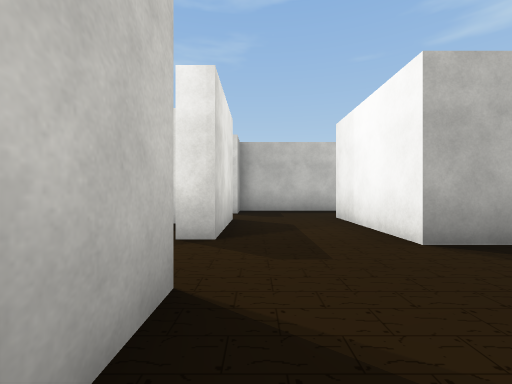
View 1 (above)

21 first-person views from a walk through a Unity game level. The camera is 1.2 m above the floor, looks level and sees 90° across. Doors are open. The floor is counted in squares, 2 m on a side. Each view is taken from the middle of a square. On the plan, view 1 faces up. The plan holds only what a view shows up to about 9 squares ahead; the rest is blank. The place goes on beyond the plan. The player is left out. Some surface patterns are stand-ins.

View 2
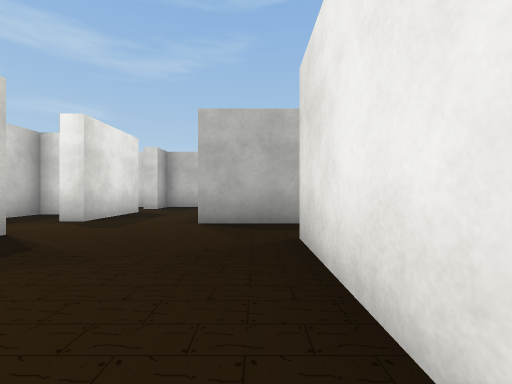

View 3
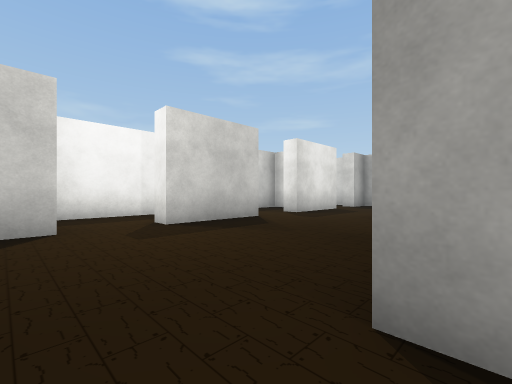

View 4
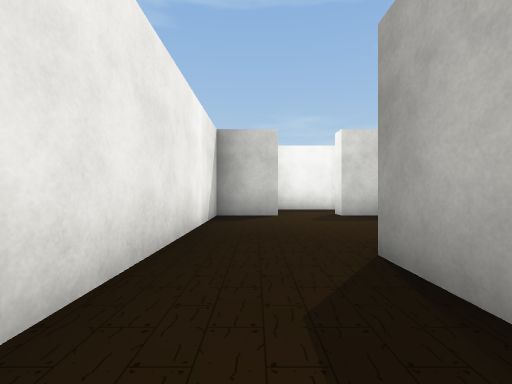

View 5
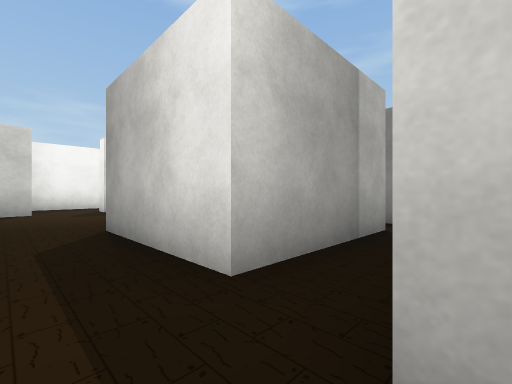

View 6
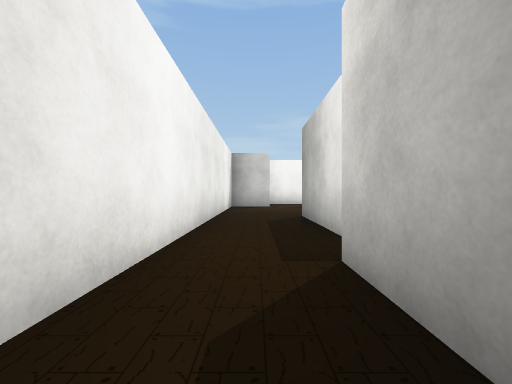

View 7
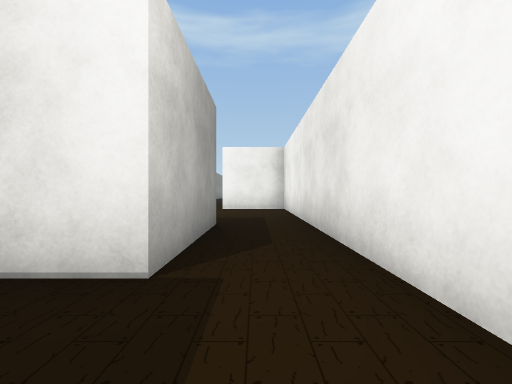

View 8
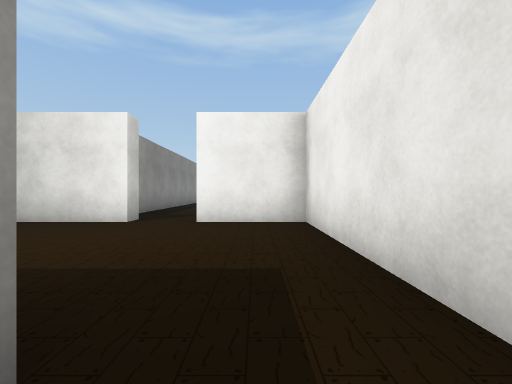

View 9
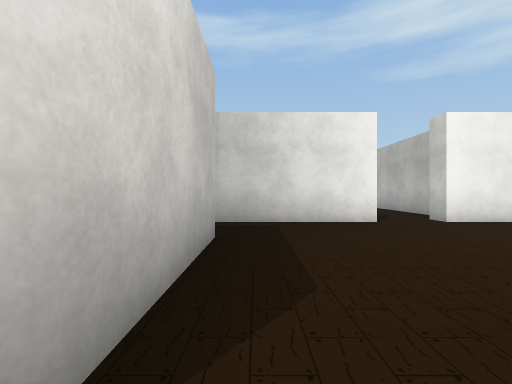

View 10
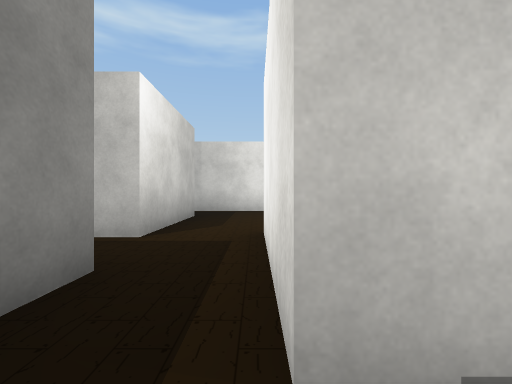

View 11
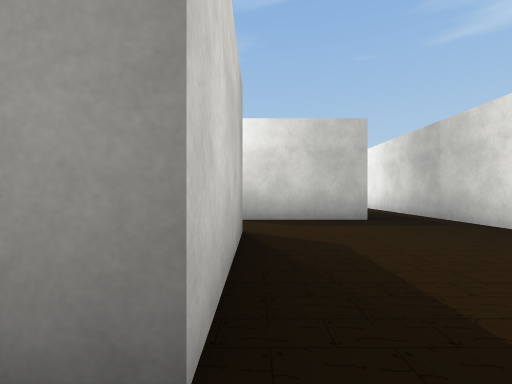

View 12
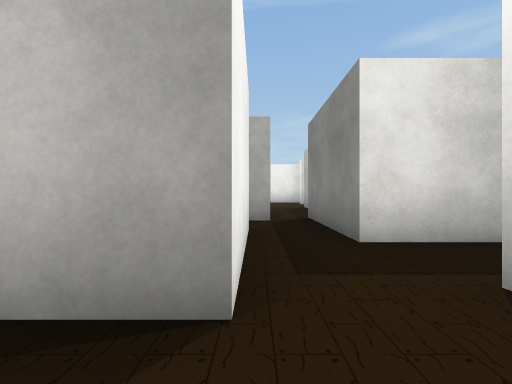

View 13
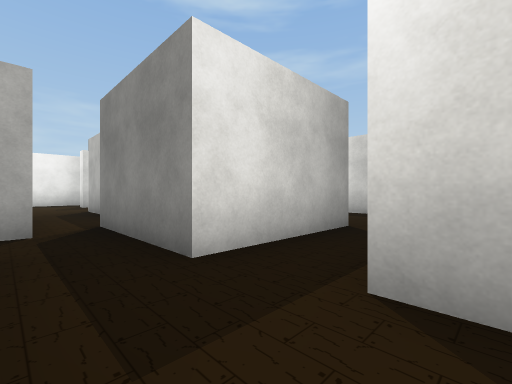

View 14
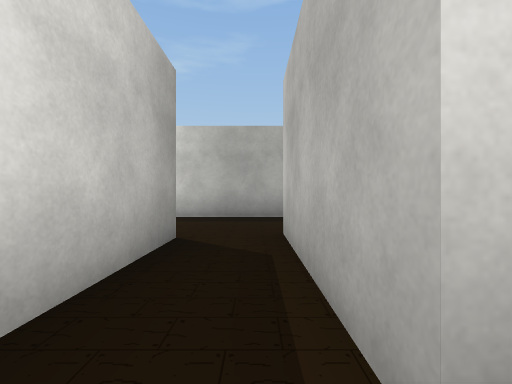

View 15
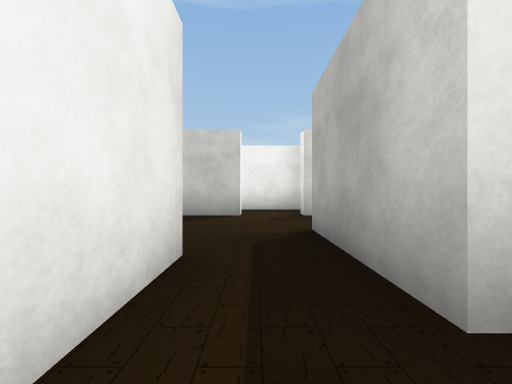

View 16
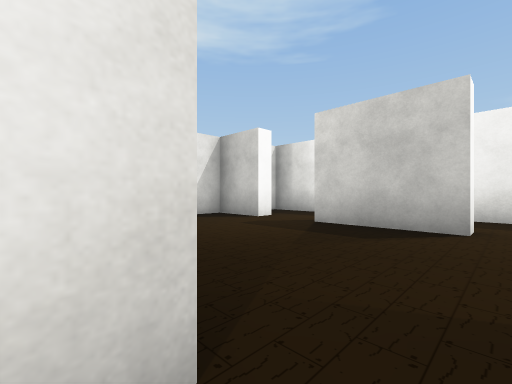

View 17
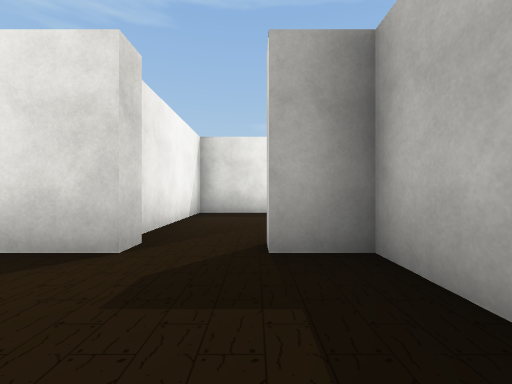

View 18
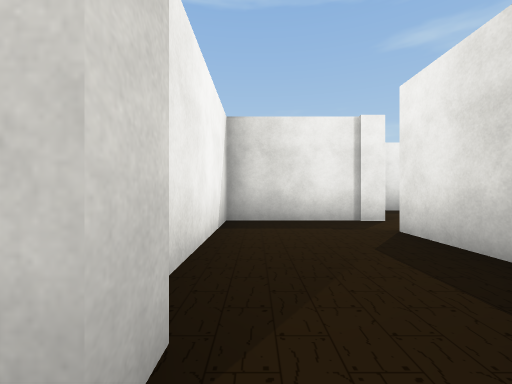

View 19
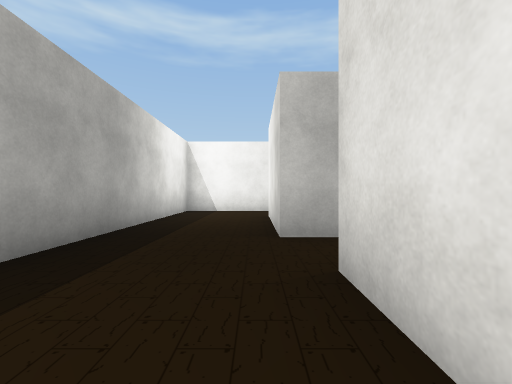

View 20
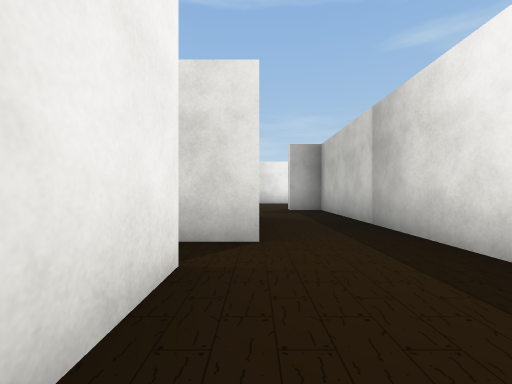

View 21
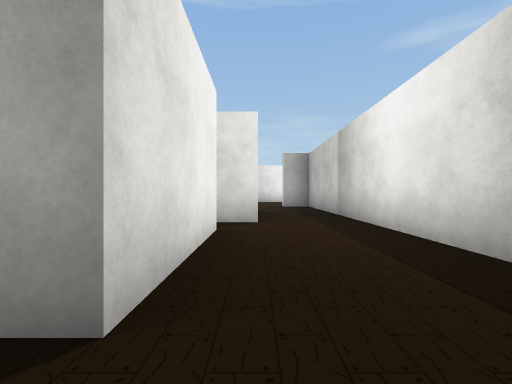

### Floor plan
Points are (right, up) in squares from view 1. A wall is a line through its corners. A room is listed if a view was taken in it or the views show most of it. See-through windows are left out.
Room 1 (views 1, 2, 18)
walls: (-0.5, 1.6) (-0.5, -0.8); (3.6, 2.9) (1.9, 2.9) (1.9, 6.1); (3.6, -1.5) (3.6, 1.3); (-0.5, -2.5) (-0.5, -4) (3.5, -4); (-0.5, 5.7) (-0.5, 3.2) (-1.1, 3.2); (1.5, 8.2) (-0.5, 8.2) (-0.5, 7.1)
ways out: opening at (4, -3) to room 2; opening at (3, 2) to room 5; opening at (1, 7) to room 6; open door at (-1, 6.5) to room 7; opening at (-1, -1.5) to room 8; opening at (-1, 2.5) to room 9
Room 2 (views 3, 4, 7, 10)
walls: (7.8, -2.3) (7.8, 0.9); (6.6, 1.4) (6.6, -1.8) (3.5, -1.8); (3.5, -4) (7.4, -4)
ways out: opening at (4, -3) to room 1; opening at (7, -3) to room 3; opening at (7, 1) to room 5
Room 3 (views 5, 6, 8, 11, 12, 13)
walls: (10.8, 0.9) (10.8, -2.3) (7.8, -2.3); (13.5, 2.5) (10.4, 2.5); (15.1, -0.4) (15.1, 5.5); (7.4, -4) (15.1, -4) (15.1, -1.8)
ways out: opening at (7, -3) to room 2; opening at (11, 2) to room 4; opening at (14, 5) to room 6; open door at (15.5, -1)
Room 4 (views 9, 14)
walls: (10.4, 2.5) (10.4, 5.7); (8.9, 5.4) (8.9, 2.2); (9.4, 0.9) (10.8, 0.9)
ways out: opening at (11, 2) to room 3; opening at (8.5, 2) to room 5; opening at (10, 5) to room 6
Room 5 (views 15, 16)
walls: (5, 2.9) (3.6, 2.9); (7.8, 0.9) (9.4, 0.9); (3.6, 1.3) (5.4, 1.3); (8.9, 2.2) (5.9, 2.2)
ways out: opening at (3, 2) to room 1; opening at (7, 1) to room 2; opening at (8.5, 2) to room 4
Room 6 (views 17, 19, 20, 21)
walls: (10.4, 5.7) (13.1, 5.7); (5.9, 5.4) (8.9, 5.4); (4.9, 6.1) (4.9, 5); (15.1, 5.5) (15.1, 8.2) (1.5, 8.2)
ways out: opening at (1, 7) to room 1; opening at (14, 5) to room 3; opening at (10, 5) to room 4
Room 7 (no view inside)
walls: (-2.1, 8.2) (-3.9, 8.2); (-5.4, 8.8) (-5.4, 5.4) (-1.6, 5.4)
ways out: open door at (-1, 6.5) to room 1; open door at (-4.5, 8)
Room 8 (no view inside)
walls: (-0.5, -0.8) (-1.1, -0.8); (-1.1, -2.5) (-0.5, -2.5); (-2.8, 1.5) (-2.8, -3.9)
ways out: opening at (-1, -1.5) to room 1; opening at (-2, 0.5) to room 9
Room 9 (no view inside)
walls: (-1.5, 4.9) (-2.8, 4.9) (-2.8, 1.5)
ways out: opening at (-1, 2.5) to room 1; opening at (-2, 0.5) to room 8

Where each view was taken, in squares from view 1:
view 1: 0 up, 0 right, facing up
view 2: 2 down, 3 right, facing up
view 3: 3 down, 4 right, facing up-left
view 4: 3 down, 6 right, facing left
view 5: 3 down, 8 right, facing up-left
view 6: 3 down, 10 right, facing left
view 7: 3 down, 6 right, facing right
view 8: 3 down, 10 right, facing right
view 9: 2 up, 10 right, facing right
view 10: 1 up, 7 right, facing right
view 11: 3 down, 11 right, facing up
view 12: 1 up, 12 right, facing left
view 13: 1 up, 11 right, facing up-left
view 14: 2 up, 10 right, facing up
view 15: 2 up, 6 right, facing left
view 16: 2 up, 4 right, facing down-left
view 17: 7 up, 2 right, facing left
view 18: 6 up, 0 right, facing left
view 19: 6 up, 7 right, facing right
view 20: 6 up, 8 right, facing left
view 21: 6 up, 10 right, facing left
